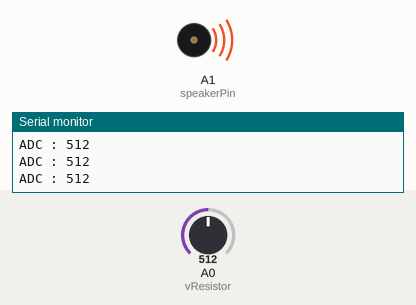
The sketch below on a simulated Arduino Uno, built with avr-gcc and run on an emulated ATmega328P. On the bench: buzzer (waves = sounding), the last lines printed to the serial monitor. Inputs (shaded band) come from the test bench; at power-on: A0 (vResistor) = 512.

Above: at 1.2 s.
1.3 s: A0 (vResistor) set to 119
At 1.9 s:
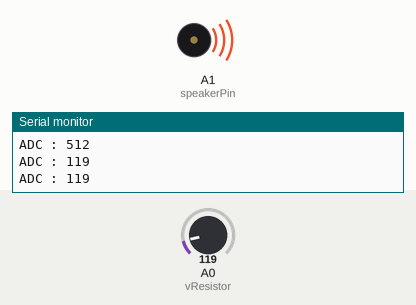
4.3 s: A0 (vResistor) set to 105
At 5.7 s:
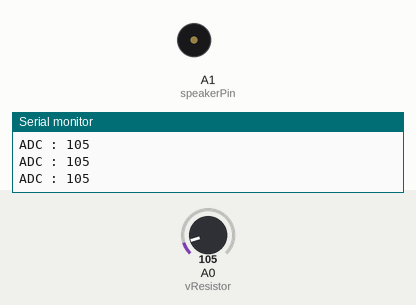
6.0 s: A0 (vResistor) set to 122
At 6.4 s:
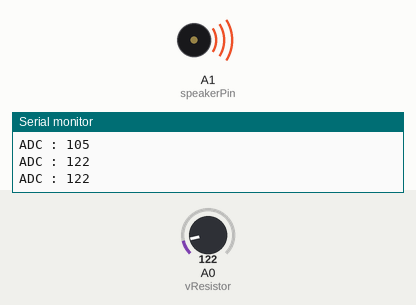
9.0 s: A0 (vResistor) set to 0
At 9.6 s:
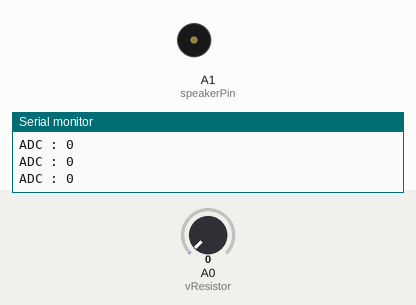
Timing chart, 0 to 11.5 s (numbered marks = the images above; inputs shaded):
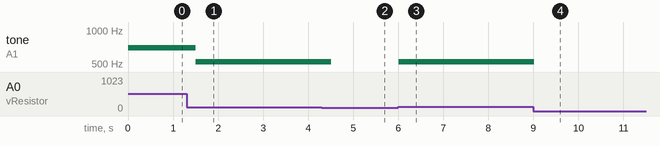

The sketch:

HW7-2_201812145_.ino
```cpp
/*HW7-2_201812145_이성무
 * 가변저항으로 음표 재생
 * 가변저항에 가해지는 전압을 9단계로 나누고 각 구간에서 "무음 도 레 미 파 솔 라 시 도" 를 연주
 */

#include <pitches.h>
int vResistor = A0; //가변저항 연결핀
int speakerPin = A1; //스피커 연결핀

//adc가 1017이상이 되면 Note가 9가 되서 무음이 된다
int interval = 1024 / 9;

//무음 도 레 미 파 솔 라 시 도
int melody[] = {
  0, NOTE_C5, NOTE_D5, NOTE_E5, NOTE_F5, NOTE_G5, NOTE_A5, NOTE_B5, NOTE_C6
};
int noteDuration = 4; // 4분 음표

void setup() {
  Serial.begin(9600);
}

void loop() {
  int reading=analogRead(vResistor);
  Serial.print("ADC : ");
  Serial.print(reading);
  Serial.println();

  int thisNote = reading / interval;
  //9단계로 정확하게 나눌수가 없어 ADC가 1017이상은 8로 취급한다
  if(thisNote>=9){
    thisNote=8;
  }
  int noteLength = 1000 / noteDuration;
  tone(speakerPin, melody[thisNote], noteLength);
  delay(noteLength);
  noTone(speakerPin);

}
```

Measured:
- the behaviour switches between 113 and 112 on A0 (vResistor) (found by bisection; images 1 and 2)
- after the input at 1.3 s, tone on A1 (speakerPin): 698 Hz → 523 Hz after 0.20 s
- after the input at 4.3 s, tone on A1 (speakerPin): 523 Hz → silent after 0.21 s
- after the input at 6.0 s, tone on A1 (speakerPin): silent → 523 Hz at once
- after the input at 9.0 s, tone on A1 (speakerPin): 523 Hz → silent at once
